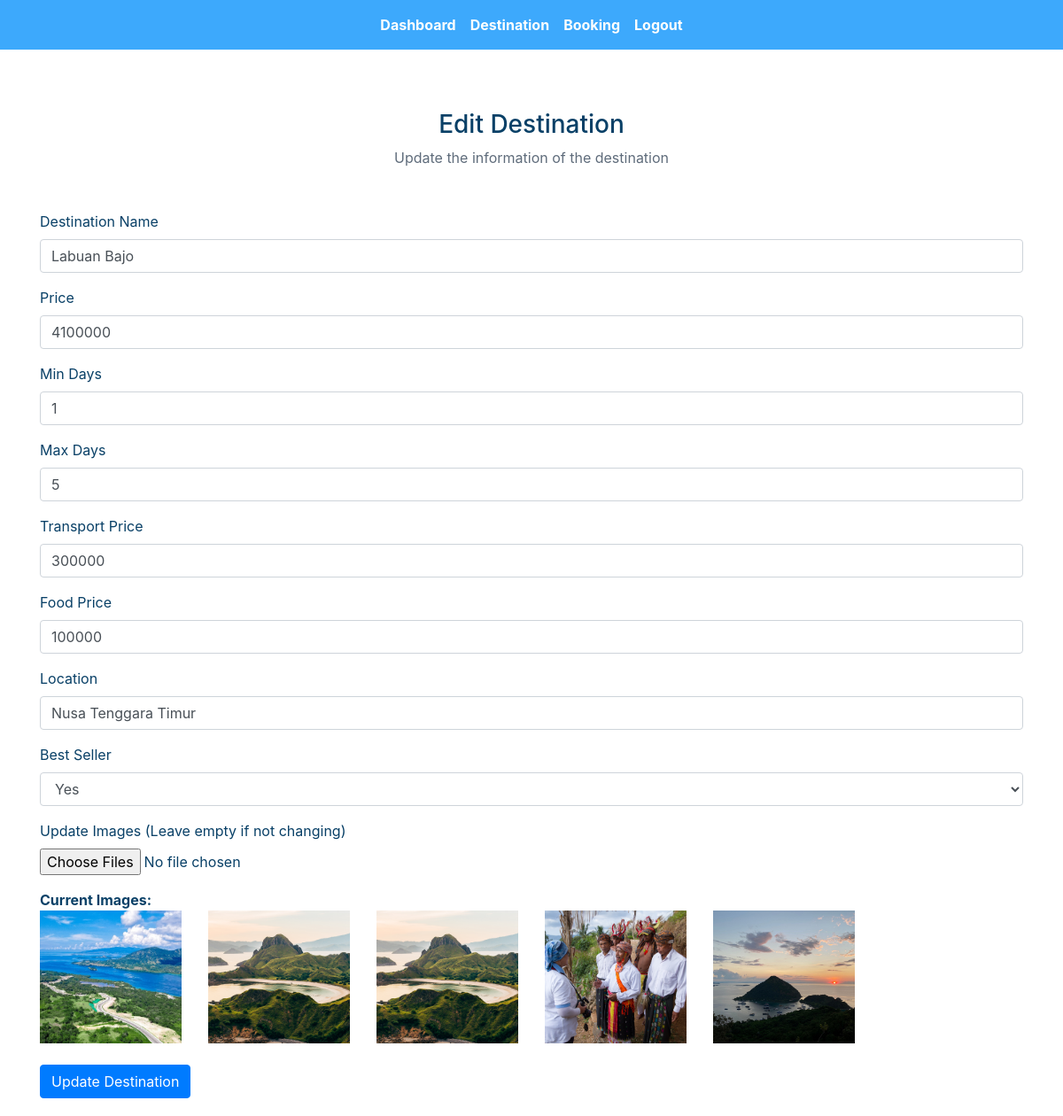
The app's page /app/admin/pages/editDestination.php?id=30 (signed in) with its own data.
### tables this page shows
CREATE TABLE `destination` (
  `id` int(11) NOT NULL,
  `destination_name` varchar(255) NOT NULL,
  `slug` text NOT NULL,
  `destination_price` bigint(20) NOT NULL,
  `min_day` int(11) NOT NULL,
  `max_day` int(11) NOT NULL,
  `transport_price` bigint(20) NOT NULL,
  `food_price` bigint(20) NOT NULL,
  `destination_location` varchar(255) NOT NULL,
  `best_seller` int(1) NOT NULL
);

### app/admin/pages/editDestination.php (the view, shortened to what this page needs)
<?php
include '../../config/database.php';
$id = $_GET['id'];
$sql = "SELECT d.*, GROUP_CONCAT(di.images) as image_paths
        FROM destination d
        LEFT JOIN destination_images di ON d.id = di.destination_id
        WHERE d.id = ?
        GROUP BY d.id";
$stmt = $conn->prepare($sql);
$stmt->bind_param('i', $id);
$stmt->execute();
$result = $stmt->get_result();
$row = $result->fetch_assoc();
$images = explode(',', $row["image_paths"]);
?>
<?php include '../layout/header.php'; ?>
<section style="color:#094067;">
    <div class="text-center my-5">
        <h3>Edit Destination</h3>
        <p style="color: #5f6c7b;">Update the information of the destination</p>
    </div>
    <div class="container">
        <form action="../controller/editProcess.php" method="POST" enctype="multipart/form-data">
            <div class="form-group">
                <label for="destination_name">Destination Name</label>
                <input type="text" class="form-control" id="destination_name" name="destination_name" value="<?= $row['destination_name']; ?>" required>
            </div>
            <div class="form-group">
                <label for="destination_price">Price</label>
                <input type="number" class="form-control" id="destination_price" name="destination_price" value="<?= $row['destination_price']; ?>" required>
            </div>
            <div class="form-group">
                <label for="min_day">Min Days</label>
                <input type="number" class="form-control" id="min_day" name="min_day" value="<?= $row['min_day']; ?>" required>
            </div>
            <div class="form-group">
                <label for="max_day">Max Days</label>
                <input type="number" class="form-control" id="max_day" name="max_day" value="<?= $row['max_day']; ?>" required>
            </div>
            <div class="form-group">
                <label for="transport_price">Transport Price</label>
                <input type="number" class="form-control" id="transport_price" name="transport_price" value="<?= $row['transport_price']; ?>" required>
            </div>
            <div class="form-group">
                <label for="food_price">Food Price</label>
                <input type="number" class="form-control" id="food_price" name="food_price" value="<?= $row['food_price']; ?>" required>
            </div>
            <div class="form-group">
                <label for="destination_location">Location</label>
                <input type="text" class="form-control" id="destination_location" name="destination_location" value="<?= $row['destination_location']; ?>" required>
            </div>
            <div class="form-group">
                <label for="best_seller">Best Seller</label>
                <select class="form-control" id="best_seller" name="best_seller">
                    <option value="1" <?= ($row['best_seller'] ? 'selected' : ''); ?>>Yes</option>
                </select>
            </div>
            <div class="form-group">
                <label for="images">Update Images (Leave empty if not changing)</label>
                <input type="file" class="form-control-file" id="images" name="images[]" multiple>
                <?php if (count($images) > 0): ?>
                    <div class="mt-3">
                        <strong>Current Images:</strong>
                        <div class="row">
                            <?php foreach ($images as $image): ?>
                                <div class="col-md-2 mb-2">
                                    <img src="../../../public/assets/images/destinations/<?= $image; ?>" class="img-fluid" alt="Current Image" style="height: 150px; object-fit: cover;">
                                </div>
                            <?php endforeach; ?>
                        </div>
                    </div>
                <?php endif; ?>
            </div>
            <button type="submit" class="btn btn-primary">Update Destination</button>
        </form>
    </div>
</section>
<?php include '../layout/footer.php'; ?>

### public/assets/css/style.css (style rules this page uses)
html { scroll-behavior: smooth; }
body { background-color: #fffffe; }
section { padding: 20px; }

### records on screen
destination: destination_name "Labuan Bajo", destination_price "4100000", min_day "1", max_day "5", transport_price "300000", food_price "100000", destination_location "Nusa Tenggara Timur", best_seller "Yes"
